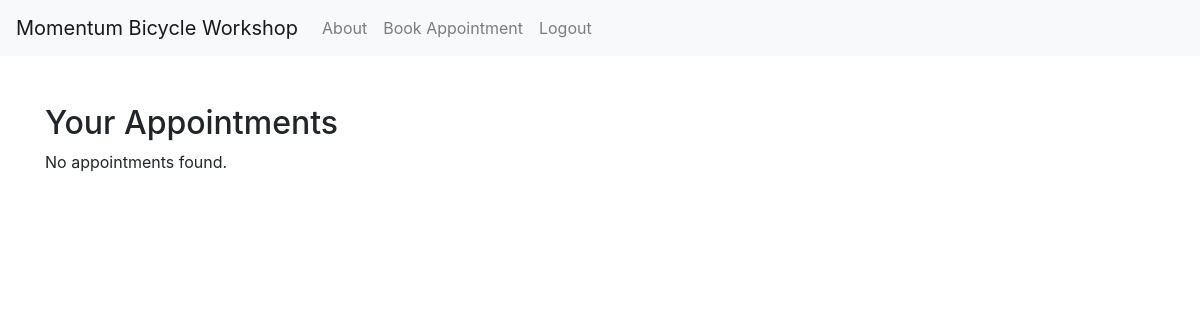
/appointment_list/ (signed in), run on an earlier commit of the app's database.
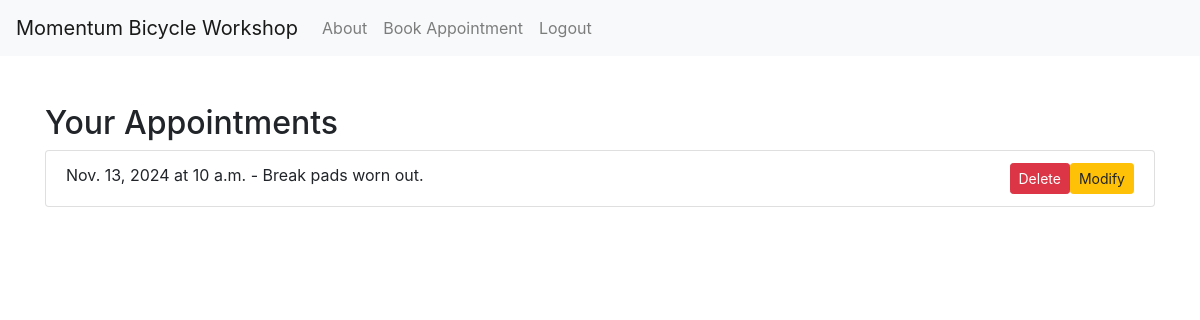
And on a later commit of the database.
### myapp/models.py (models this page shows, shortened)
class Appointment(models.Model):
    user = models.ForeignKey(User, on_delete=models.CASCADE)  # Associate the appointment with a user
    date = models.DateField()
    time = models.TimeField()
    description = models.TextField(blank=True)  # Allowing blank descriptions
    photo = models.ImageField(upload_to='photos/', blank=True, null=True)
    class Meta:  # This should be properly indented within the model
        unique_together = ('user', 'date')  # or ('user', 'date', 'time') if you want to prevent double booking at the same time

### myapp/views.py (the view)
# urls.py: path('appointment_list/', appointment_list, name='appointment_list'),  # Directly use the imported function
@login_required
def appointment_list(request):
    appointments = Appointment.objects.filter(user=request.user).order_by('date')
    return render(request, 'myapp/appointment_list.html', {'appointments': appointments})

### myapp/templates/myapp/appointment_list.html (shortened to what this page needs)
{% load static %}
<!DOCTYPE html>
<html lang="en">
<head>
    <link rel="stylesheet" href="https://maxcdn.bootstrapcdn.com/bootstrap/4.5.2/css/bootstrap.min.css">
</head>
<body>
    {% include 'myapp/navbar.html' %}
    <div class="container mt-5">
        <h2>Your Appointments</h2>
        {% if appointments %}
        <ul class="list-group">
            {% for appointment in appointments %}
            <li class="list-group-item">
                {{ appointment.date }} at {{ appointment.time }} - {{ appointment.description }}
                <a href="{% url 'modify_appointment' appointment.id %}"
                    class="btn btn-warning btn-sm float-right">Modify</a>
                <button type="button" class="btn btn-danger btn-sm float-right" data-toggle="modal"
                    data-target="#deleteModal{{ appointment.id }}">
                    Delete
                </button>
            </li>
            {% empty %}
            <li class="list-group-item">No appointments booked.</li>
            {% endfor %}
        </ul>
        {% else %}
        <p>No appointments found.</p>
        {% endif %}
    </div>
</body>
</html>

### myapp/templates/myapp/navbar.html (shortened to what this page needs)
<nav class="navbar navbar-expand-lg navbar-light bg-light">
    <a class="navbar-brand" href="{% url 'home' %}">Momentum Bicycle Workshop</a>
    <div class="collapse navbar-collapse">
        <ul class="navbar-nav mr-auto">
            <li class="nav-item"><a class="nav-link" href="{% url 'about' %}">About</a></li>
            {% if user.is_authenticated %}
            <li class="nav-item"><a class="nav-link" href="{% url 'book_appointment' %}">Book Appointment</a></li>
            <li class="nav-item"><a class="nav-link" href="{% url 'logout' %}">Logout</a></li>
            {% else %}
            <li class="nav-item"><a class="nav-link" href="{% url 'register' %}">Register</a></li>
            <li class="nav-item"><a class="nav-link" href="{% url 'login' %}">Login</a></li>
            {% endif %}
        </ul>
    </div>
</nav>

What changed in the data, as far as the page shows it:
added Appointment: date "Nov. 13, 2024", time "10 a.m.", description "Break pads worn out."
Also different on the page:
text no longer shown: "No appointments found."
